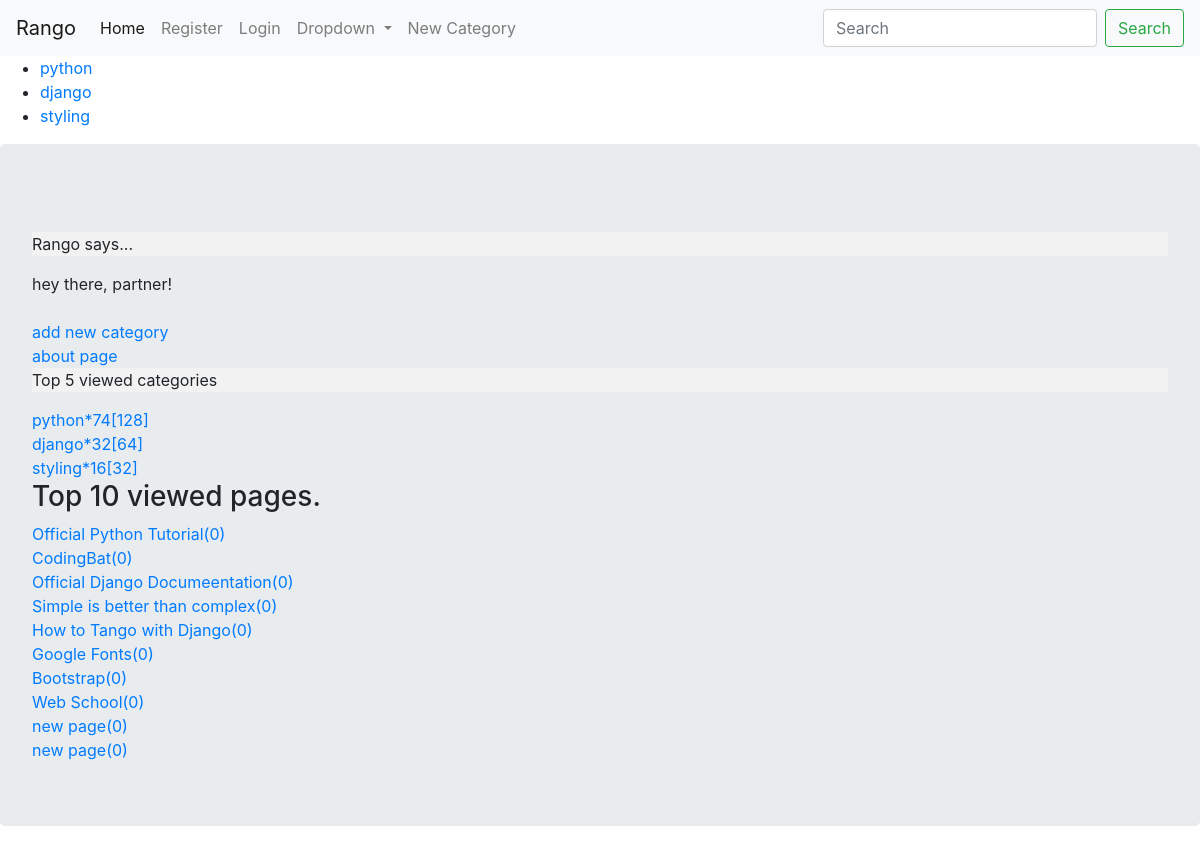
The app's page /, older data.
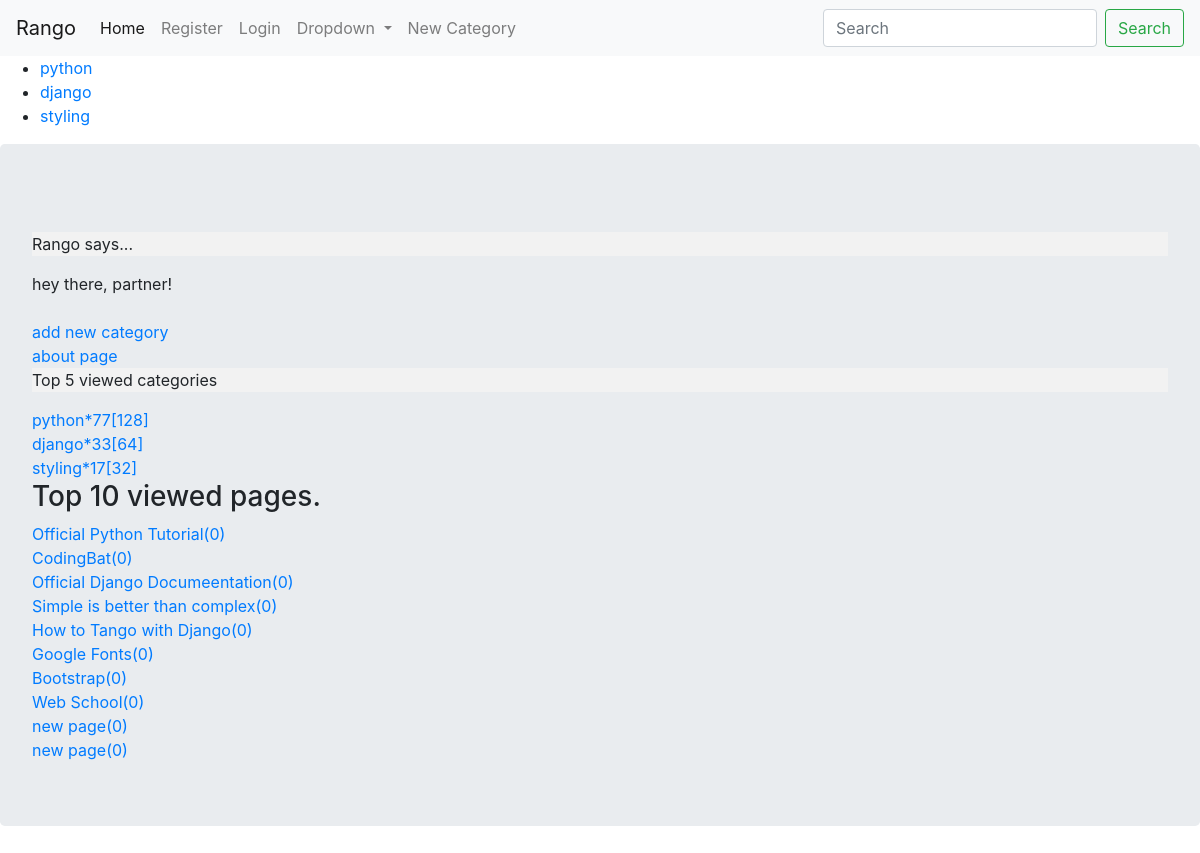
The same page, newer data.
### mainapp/models.py (models this page shows, shortened)
class Category(models.Model):
    name = models.CharField(max_length = 40, unique = True)
    views = models.PositiveIntegerField(default = 0)
    likes = models.PositiveIntegerField(default = 0)
    slug = models.SlugField(blank = True, unique = True)
    class Meta:
        verbose_name_plural = 'Categories'
    def __str__(self):
        return '{}*{}[{}]'.format(self.name,self.views, self.likes)

class Page(models.Model):
    title = models.CharField(max_length = 40)
    views = models.PositiveIntegerField(default = 0)
    url = models.URLField()
    category = models.ForeignKey(Category, on_delete = models.CASCADE)
    def __str__(self):
        return '{}({})'.format(self.title, self.views)

### rango/views.py (the view)
# urls.py: url(r'^$', views.index, name = 'index'),
def index(request):
    request.session.set_test_cookie()
    category_list = Category.objects.order_by('-likes')[:5]
    page_list = Page.objects.order_by('-views')[:10]
    context = {'categories' : category_list, 'pages' : page_list}
    return render(request, 'index.html', context)

### mainapp/templatetags/rango_template_tags.py (called while the page is built)
@register.inclusion_tag('mainapp/cats.html')
def get_category_list(cat = None):
    return {'cats':Category.objects.all(), 'act_cat' : cat}

### templates/index.html
{% extends 'base.html' %}
{% load staticfiles %}
{% block content %}
    <img src="{% static 'images/rango.jpg' %}" alt=""><br>
    <p>Rango says...</p>
    <div>
      hey there, partner! <br \>
        <strong>{{boldmessage}}</strong><br \>
    </div>
    <a href="{% url 'mainapp:add_category' %}">add new category</a><br>
    <a href="{% url 'about' %}">about page</a><br>
    <p>Top 5 viewed categories</p>
    {% if categories %}
      {% for cat in categories %}
        <a href="{% url 'mainapp:category_detail' category_name_slug=cat.slug %}">{{cat}}</a><br>
      {% endfor %}
    {% else %}
      <p>No categories.</p>
    {% endif %}
    <h3>Top 10 viewed pages.</h3>
    {% if pages %}
      {% for page in pages %}
        <a href="{{page.url}}">{{page}}</a><br>
      {% endfor %}
    {% else %}
      <p>No pages.</p>
    {% endif %}
{% endblock %}

### templates/base.html (shortened to what this page needs)
<!DOCTYPE html>
{% load staticfiles %}
{% load rango_template_tags %}
<html lang="en" dir="ltr">
  <head>
    <link rel="stylesheet" href="https://stackpath.bootstrapcdn.com/bootstrap/4.3.1/css/bootstrap.min.css">
    <link rel="stylesheet" href="{% static 'css/master.css' %}">
  </head>
  <body>
    <nav class="navbar navbar-expand-lg navbar-light bg-light">
      <a class="navbar-brand" href="{% url 'index' %}">Rango</a>
      <div class="collapse navbar-collapse" id="navbarSupportedContent">
        <ul class="navbar-nav mr-auto">
          <li class="nav-item active">
            <a class="nav-link" href="#">Home<span class="sr-only">(current)</span></a>
          </li>
          {% if user.is_authenticated %}
            <li class="nav-item">
              <a class="nav-link" href="{% url 'logout' %}">Logout</a>
            </li>
          {% else %}
            <li class="nav-item">
              <a class="nav-link" href="{% url 'register' %}">Register</a>
            </li>
            <li class="nav-item">
              <a class="nav-link" href="{% url 'login' %}">Login</a>
            </li>
          {% endif %}
          <li class="nav-item dropdown">
            <a class="nav-link dropdown-toggle" href="#" id="navbarDropdown" role="button" data-toggle="dropdown" aria-haspopup="true" aria-expanded="false">
              Dropdown
            </a>
          </li>
          <li class="nav-item">
            <a class="nav-link" href="{% url 'mainapp:add_category' %}">New Category</a>
          </li>
        </ul>
        <form class="form-inline my-2 my-lg-0">
          <input class="form-control mr-sm-2" type="search" placeholder="Search" aria-label="Search">
          <button class="btn btn-outline-success my-2 my-sm-0" type="submit">Search</button>
        </form>
      </div>
    </nav>
    <div class="">
      {% block sidebar_block %}
        {% get_category_list category %}
      {% endblock %}
    </div>
    <div class="content">
      <div class="jumbotron">
        {% block content %}
        {% endblock %}
      </div>
    </div>
  </body>
</html>

### mainapp/templates/mainapp/cats.html
<ul>
  {% if cats %}
    {% for c in cats %}
      {% if c == act_cat %}
        <strong><li> <a href="{% url 'mainapp:category_detail' c.slug %}">{{c.name}}</a> </li></strong>
      {% else %}
        <li> <a href="{% url 'mainapp:category_detail' c.slug %}">{{c.name}}</a> </li>
      {% endif %}
    {% endfor %}
  {% else %}
    <li> <strong>No category present</strong> </li>
  {% endif %}
</ul>

### static/css/master.css (style rules this page uses)
p { background-color: #F2F2F2; }

Row changes from the older to the newer data that the page shows:
changed Category "python": name+views+likes "python*74[128]" → "python*77[128]"
changed Category "django": name+views+likes "django*32[64]" → "django*33[64]"
changed Category "styling": name+views+likes "styling*16[32]" → "styling*17[32]"
